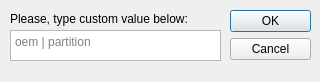
<?xml version="1.0" encoding="UTF-8"?>
<ui version="4.0">
 <class>Write</class>
 <widget class="QDialog" name="Write">
  <property name="geometry">
   <rect>
    <x>0</x>
    <y>0</y>
    <width>320</width>
    <height>82</height>
   </rect>
  </property>
  <property name="windowTitle">
   <string>Dialog</string>
  </property>
  <widget class="QDialogButtonBox" name="buttonBox">
   <property name="geometry">
    <rect>
     <x>230</x>
     <y>10</y>
     <width>81</width>
     <height>221</height>
    </rect>
   </property>
   <property name="locale">
    <locale language="English" country="UnitedStates"/>
   </property>
   <property name="orientation">
    <enum>Qt::Orientation::Vertical</enum>
   </property>
   <property name="standardButtons">
    <set>QDialogButtonBox::StandardButton::Cancel|QDialogButtonBox::StandardButton::Ok</set>
   </property>
  </widget>
  <widget class="QTextEdit" name="textEdit">
   <property name="geometry">
    <rect>
     <x>10</x>
     <y>30</y>
     <width>211</width>
     <height>31</height>
    </rect>
   </property>
   <property name="locale">
    <locale language="English" country="UnitedStates"/>
   </property>
   <property name="tabChangesFocus">
    <bool>false</bool>
   </property>
   <property name="placeholderText">
    <string notr="true">oem | partition</string>
   </property>
  </widget>
  <widget class="QLabel" name="label">
   <property name="geometry">
    <rect>
     <x>10</x>
     <y>10</y>
     <width>211</width>
     <height>18</height>
    </rect>
   </property>
   <property name="text">
    <string>Please, type custom value below:</string>
   </property>
  </widget>
 </widget>
 <resources/>
 <connections>
  <connection>
   <sender>buttonBox</sender>
   <signal>accepted()</signal>
   <receiver>Write</receiver>
   <slot>accept()</slot>
   <hints>
    <hint type="sourcelabel">
     <x>248</x>
     <y>254</y>
    </hint>
    <hint type="destinationlabel">
     <x>157</x>
     <y>274</y>
    </hint>
   </hints>
  </connection>
  <connection>
   <sender>buttonBox</sender>
   <signal>rejected()</signal>
   <receiver>Write</receiver>
   <slot>reject()</slot>
   <hints>
    <hint type="sourcelabel">
     <x>316</x>
     <y>260</y>
    </hint>
    <hint type="destinationlabel">
     <x>286</x>
     <y>274</y>
    </hint>
   </hints>
  </connection>
 </connections>
</ui>
